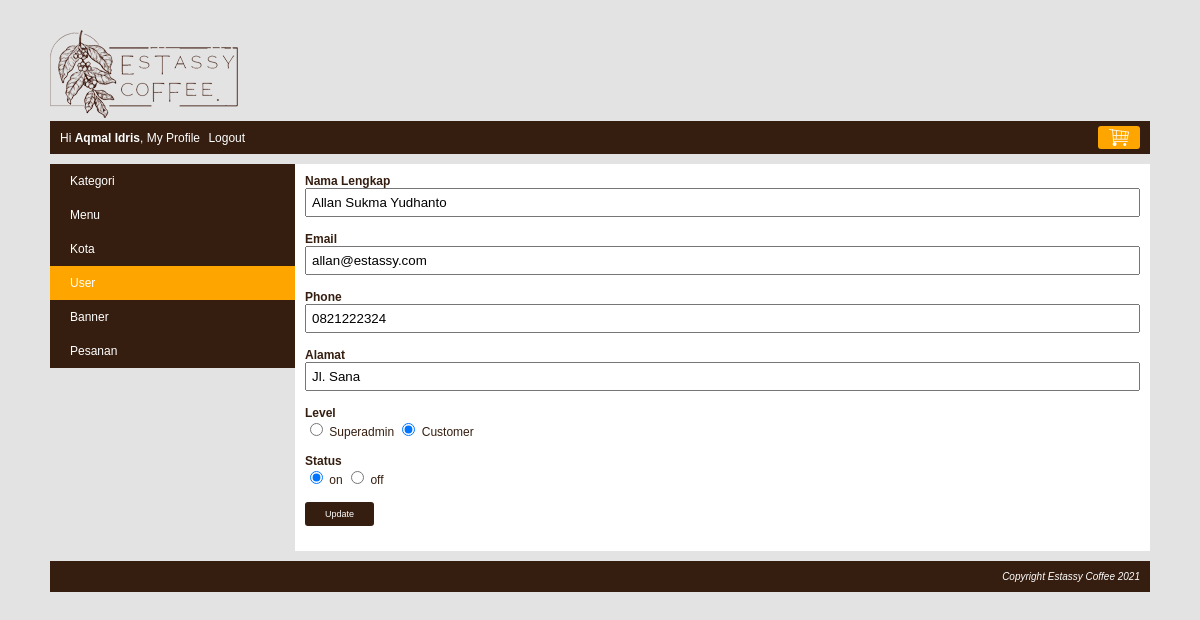
/index.php?page=my_profile&module=user&action=form&user_id=11 (signed in), run on the app's committed database.
### tables this page shows
CREATE TABLE `user` (
  `user_id` int(10) NOT NULL,
  `level` varchar(30) NOT NULL,
  `nama` varchar(150) NOT NULL,
  `email` varchar(160) NOT NULL,
  `alamat` varchar(400) NOT NULL,
  `phone` varchar(15) NOT NULL,
  `password` varchar(300) NOT NULL,
  `status` enum('on','off') NOT NULL
);

### module/user/form.php (the view)
<?php
    $user_id = isset($_GET['user_id']) ? $_GET['user_id'] : "";
	$button = "Update";
	$queryUser = mysqli_query($koneksi, "SELECT * FROM user WHERE user_id='$user_id'");
	$row=mysqli_fetch_array($queryUser);
	$nama = $row["nama"];
	$email = $row["email"];
	$phone = $row["phone"];
	$alamat = $row["alamat"];
	$status = $row["status"];
	$level = $row["level"];
?>
<form action="<?php echo BASE_URL."module/user/action.php?user_id=$user_id"?>" method="POST">
	<div class="element-form">
		<label>Nama Lengkap</label>
		<span><input type="text" name="nama" value="<?php echo $nama; ?>" /></span>
	</div>
	<div class="element-form">
		<label>Email</label>
		<span><input type="text" name="email" value="<?php echo $email; ?>" /></span>
	</div>
	<div class="element-form">
		<label>Phone</label>
		<span><input type="text" name="phone" value="<?php echo $phone; ?>" /></span>
	</div>
	<div class="element-form">
		<label>Alamat</label>
		<span><input type="text" name="alamat" value="<?php echo $alamat; ?>" /></span>
	</div>
	<div class="element-form">
		<label>Level</label>
		<span>
			<input type="radio" value="superadmin" name="level" <?php if($level == "superadmin"){ echo "checked"; } ?> /> Superadmin
			<input type="radio" value="customer" name="level" <?php if($level == "customer"){ echo "checked"; } ?> /> Customer
		</span>
	</div>
	<div class="element-form">
		<label>Status</label>
		<span>
			<input type="radio" value="on" name="status" <?php if($status == "on"){ echo "checked"; } ?> /> on
			<input type="radio" value="off" name="status" <?php if($status == "off"){ echo "checked"; } ?> /> off
		</span>
	</div>
	<div class="element-form">
		<span><input type="submit" name="button" value="<?php echo $button; ?>" class="submit-my-profile" /></span>
	</div>
</form>

### css/style.css (style rules this page uses)
body { font-family:arial; font-size:12px; color:#351E10; background:#e3e3e3; margin:0px; }
.element-form { margin-bottom: 15px; }
.element-form label { display: block; font-weight: bold; }
.element-form span { display: block; }
.element-form span input[type="text"], .element-form span input[type="password"], .element-form span textarea, .element-form span select { width: 100%; padding: 5px; box-sizing: border-box; }
.element-form span input[type="submit"] { background: #351E10; border: none; color: white; padding: 7px 20px; border-radius: 3px; font-size: 9px; cursor: pointer; }

### data on the page
user: nama "Allan Sukma Yudhanto", email "allan@estassy.com", phone "0821222324", alamat "Jl. Sana", level "☑", status "☑"

### other printed values
$nama "Aqmal Idris"
